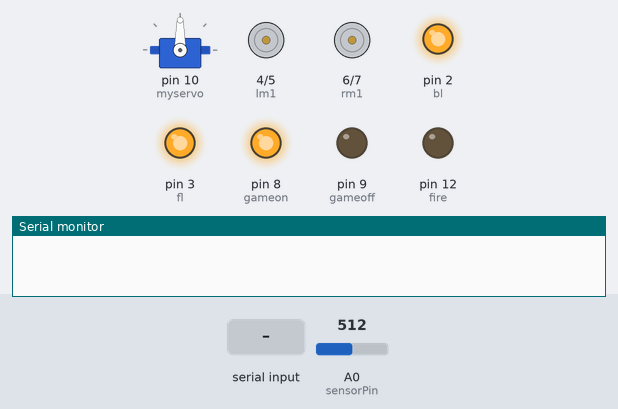
A sketch run on a simulated Arduino Uno, built with avr-gcc and run on an emulated ATmega328P. Shown: servo, motor-driver pin pairs drawn as motors (green arrow = first pin HIGH = forward, orange = second pin HIGH = backward, longer = more drive), output pins drawn as LEDs (lit = HIGH), the last lines printed to the serial monitor. The inputs (shaded band) are chosen by the test bench; at power-on: A0 (sensorPin) = 512.

Above: at 1.2 s.
1.3 s: "A" received over Serial
At 1.8 s:
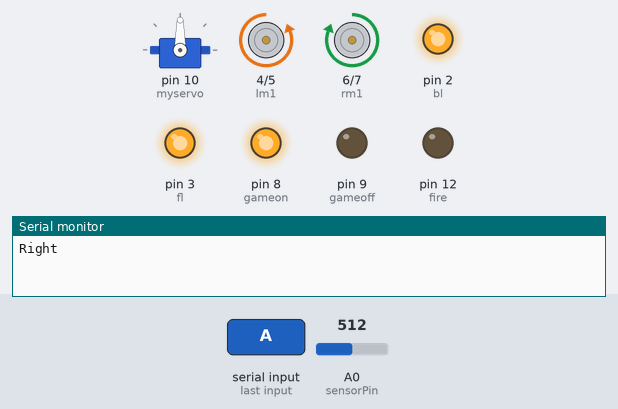
2.8 s: byte 81 ('Q') received over Serial
At 4.0 s:
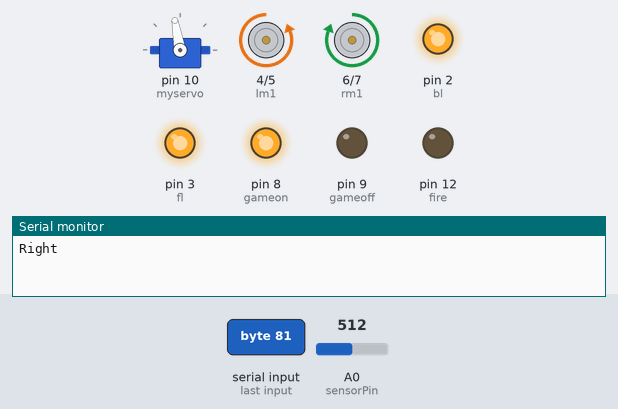
4.3 s: byte 66 ('B') received over Serial
At 5.3 s:
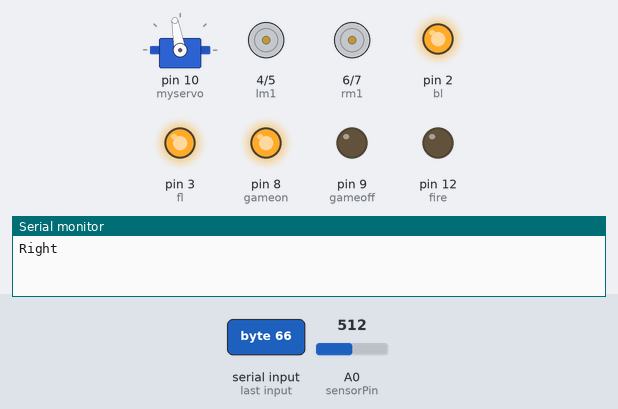
5.8 s: "W" received over Serial
At 6.4 s:
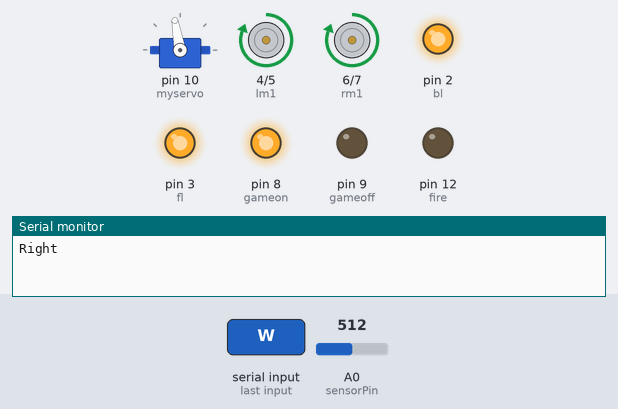
7.3 s: byte 69 ('E') received over Serial
At 8.5 s:
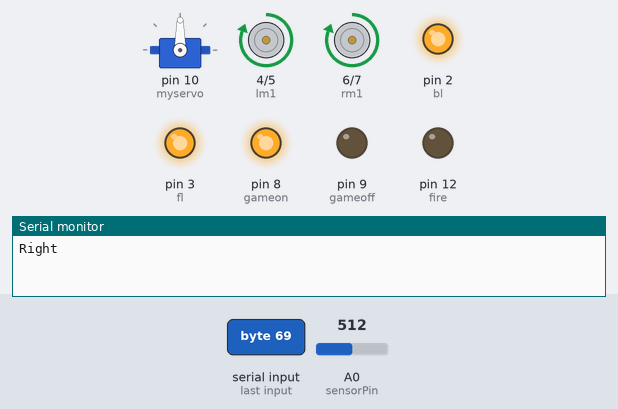
8.8 s: "S" received over Serial
At 9.9 s:
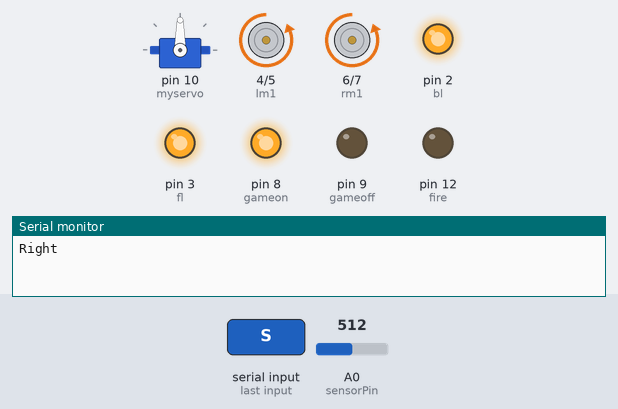
Timing chart, 0 to 11.3 s (numbered marks = the images above; inputs shaded):
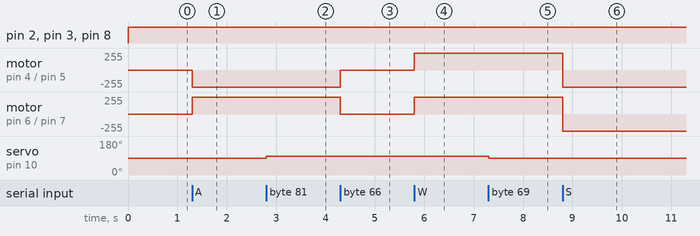

The sketch:

BluetoothFF.ino
```cpp
//Declare the arduino pins
#include <Servo.h>

Servo myservo;

int lm1 = 4;
int lm2 = 5;
int rm1 = 6;
int rm2 = 7;
int fire = 12;
int fl = 3;
int bl = 2;
int pos=90;
int health=100;
int sensorPin = A0;
int gameon=8;
int gameoff=9;
int sensorValue = 0;
void setup()
{
  //initlize the mode of the pins
   pinMode(lm1,OUTPUT);
   pinMode(lm2,OUTPUT);
   pinMode(rm1,OUTPUT);
   pinMode(rm2,OUTPUT);
   pinMode(fire,OUTPUT);
   pinMode(fl,OUTPUT);
   pinMode(bl,OUTPUT);

   pinMode(sensorPin,INPUT);
   pinMode(gameoff,OUTPUT);
   pinMode(gameon,OUTPUT);

   myservo.attach(10);
   myservo.write(pos);
   //set the serial communication rate
  Serial.begin(9600);
}

void loop()
{
  //Motor PINS need this To ENABLE MOTION
  analogWrite(fl,255);
  analogWrite(bl,255);


  if(health>0){
    digitalWrite(gameon,HIGH);
    digitalWrite(gameoff,LOW);
  }
  if(health <=0 ){
    digitalWrite(gameoff,HIGH);
    digitalWrite(gameon,LOW);
  }
  if(Serial.available()){
  char val = Serial.read() ;//reads the signal

  /*********For Forward motion*********/

  if(val == 'W')
  {
    digitalWrite(lm1,HIGH);      digitalWrite(rm1,HIGH);
    digitalWrite(lm2,LOW);       digitalWrite(rm2,LOW);
  }
  if(val == 'w'){
    digitalWrite(lm1,LOW);  digitalWrite(rm1,LOW);
    digitalWrite(lm2,LOW);       digitalWrite(rm2,LOW);
  }
    /*********For Backward Motion*********/
  if(val == 'S')
  {
    digitalWrite(lm2,HIGH);      digitalWrite(rm2,HIGH);
    digitalWrite(lm1,LOW);       digitalWrite(rm1,LOW);

  }
  if(val == 's'){
    digitalWrite(lm1,LOW);  digitalWrite(rm1,LOW);
    digitalWrite(lm2,LOW);       digitalWrite(rm2,LOW);

  }
   /*********RIGHT*********/
  if(val == 'D')
  {
    digitalWrite(lm1,HIGH);      digitalWrite(rm2,HIGH);
    digitalWrite(lm2,LOW);       digitalWrite(rm1,LOW);
  }
  if(val == 'd'){
    digitalWrite(lm1,LOW);  digitalWrite(rm1,LOW);
    digitalWrite(lm2,LOW);       digitalWrite(rm2,LOW);

  }
   /*********LEFT*********/
  if(val == 'A')
  {
   Serial.println("Right");
    digitalWrite(lm2,HIGH);     digitalWrite(rm1,HIGH);
    digitalWrite(lm1,LOW);       digitalWrite(rm2,LOW);

  }
  if(val == 'a'){
    digitalWrite(lm1,LOW);  digitalWrite(rm1,LOW);
    digitalWrite(lm2,LOW);       digitalWrite(rm2,LOW);

  }
   /*********Fire********/
 if(val == 'F')
  {
    digitalWrite(fire,HIGH);

  }
  if(val == 'f'){
  digitalWrite(fire,LOW);
  }
  if(val == 'B')
  {
    digitalWrite(lm1,LOW);  digitalWrite(rm1,LOW);
    digitalWrite(lm2,LOW);       digitalWrite(rm2,LOW);

  }
  if(val == 'b'){
    digitalWrite(lm1,LOW);  digitalWrite(rm1,LOW);
    digitalWrite(lm2,LOW);       digitalWrite(rm2,LOW);;
  }
   if(val == 'Q'){
    pos+=10;
    myservo.write(pos);
    delay(20);
    if(pos >= 180 ){
      pos=180;
    }
  }

  if(val == 'E'){
    pos-=10;
    myservo.write(pos);
    delay(20);
   if(pos <= 0 ){
     pos=0;
   }
  }

}

 ///////////ALWAYS CHECK READINGS FIRST OF THE ENVIRONMENT AND  CHECK LASER READINGS TOO
sensorValue = analogRead(sensorPin);


if ((sensorValue >=140 && sensorValue <= 280)){
  health-=10;
  Serial.print("H");
  delay(1000);
}
 //Serial.println(sensorValue);// checking for environment light
// delay(500);
}
```

Measured:
- after the input at 1.3 s, motor on pin 4 (lm1) / pin 5 (lm2): stopped → backward 255/255 at once; motor on pin 6 (rm1) / pin 7 (rm2): stopped → forward 255/255 at once
- after the input at 2.8 s, servo on pin 10 (myservo): 90° → 100° at once
- after the input at 4.3 s, motor on pin 4 (lm1) / pin 5 (lm2): backward 255/255 → stopped at once; motor on pin 6 (rm1) / pin 7 (rm2): forward 255/255 → stopped at once
- after the input at 5.8 s, motor on pin 4 (lm1) / pin 5 (lm2), motor on pin 6 (rm1) / pin 7 (rm2): stopped → forward 255/255 at once
- after the input at 7.3 s, servo on pin 10 (myservo): 100° → 90° at once
- after the input at 8.8 s, motor on pin 4 (lm1) / pin 5 (lm2), motor on pin 6 (rm1) / pin 7 (rm2): forward 255/255 → backward 255/255 at once
